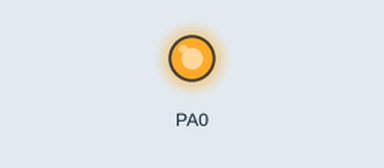
The program below on a simulated ATmega32, built with avr-gcc and emulated at 1 MHz. Shown: output pins drawn as LEDs (lit = HIGH).

Above: at 0.6 s.
At 4.5 s:
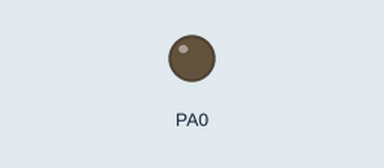
Timing chart, 0 to 6.0 s (numbered marks = the images above):
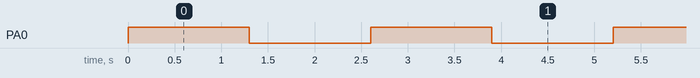

Measured:
- by itself, PA0: alternates HIGH for 1.3 s and LOW for 1.3 s

The program:

main.c
```c
/*
 * main.c
 *
 *  Created on: Feb 23, 2024
 *      Author: Mohammad_Tamer
 */

typedef unsigned char u8;
#define PORT_A *((volatile u8*)0x3B)
#define DDR_A *((volatile u8*)0x3A)
#define PIN_A *((volatile u8*)0x39)
#include <util/delay.h>


int main()
{
	// pin 0 is output //
	DDR_A |= (1<<0);

	while(1)
	{
		// pin 0 is high//
		PORT_A |= (1<<0);
		// delay 1 second //
		_delay_ms(1000);
		// pin 0 is low //
		PORT_A &=~ (1<<0);
		// delay 1 second //
		_delay_ms(1000);
	}
	return 0 ;
}
```
